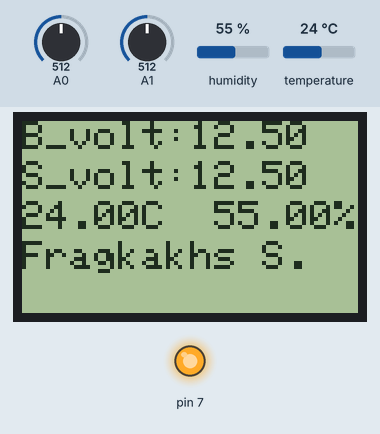
Simulated run of this sketch. Board: Arduino Uno, built with avr-gcc and run on an emulated ATmega328P. Shown: 84×48 one-colour display, output pins drawn as LEDs (lit = HIGH). The test bench sets the inputs (shaded band); at power-on: humidity 55 %, A0 = 512, A1 = 512, temperature 24 °C.

Above: at 1.3 s.
1.4 s: humidity set to 22 %
At 3.1 s:
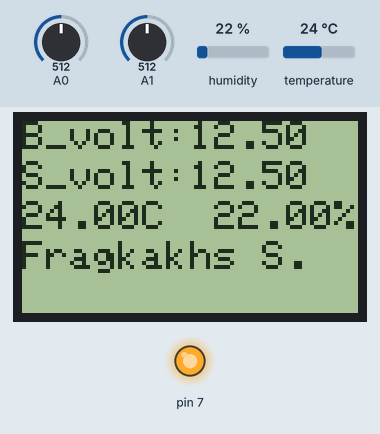
4.2 s: A0 set to 716
At 5.7 s:
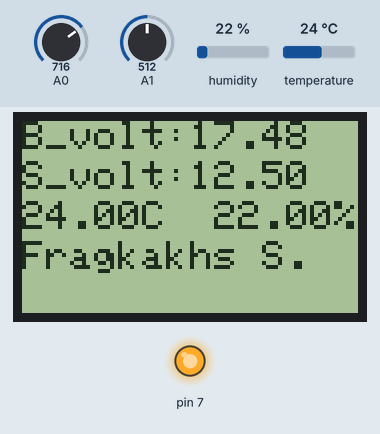
6.3 s: A1 set to 716
At 8.1 s:
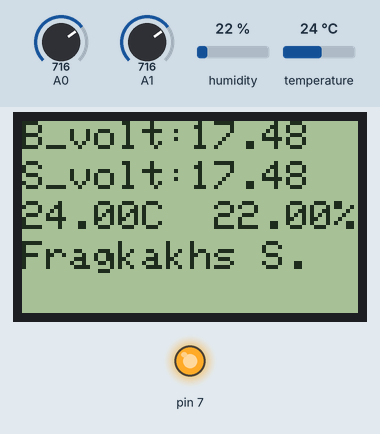
8.4 s: temperature set to 12 °C
At 9.5 s:
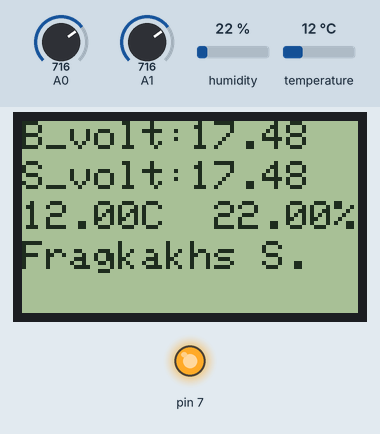
10.5 s: A0 set to 992
At 12.1 s:
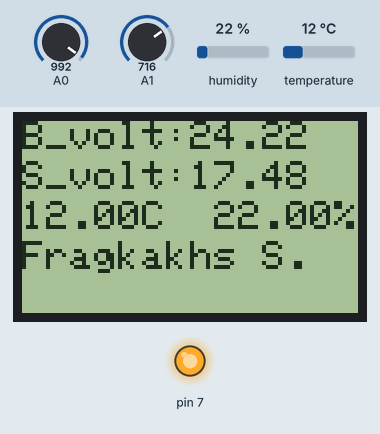
12.7 s: A1 set to 992
At 14.6 s:
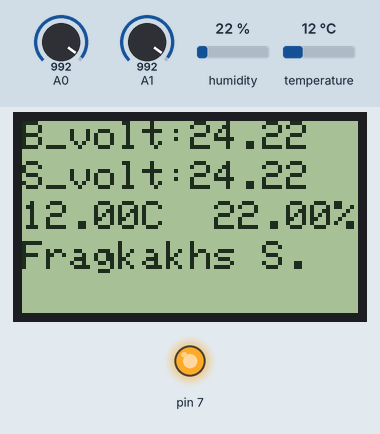
Timing chart, 0 to 15.8 s (numbered marks = the images above; inputs shaded):
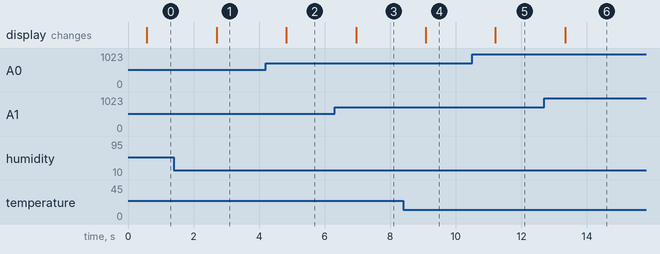

Measured:
- after the input at 1.4 s, the display: changes after 1.3 s (image 1)
- after the input at 4.2 s, the display: changes after 0.63 s (image 2)
- after the input at 6.3 s, the display: changes after 0.66 s (image 3)
- after the input at 8.4 s, the display: changes after 0.68 s (image 4)
- after the input at 10.5 s, the display: changes after 0.71 s (image 5)
- after the input at 12.7 s, the display: changes after 0.63 s (image 6)

The sketch:

solar-charge-controller.ino
```cpp
#include <Adafruit_GFX.h>
#include <Adafruit_PCD8544.h>
#include <DHT.h>

const float referenceVolts = 5.0; // the default reference on a 5-volt board const
int batteryPin = 0; // battery is connected to analog pin 0
const float referenceVolts1 = 5.0; // the default reference on a 5-volt board const
int solarPin = 1; // battery is connected to analog pin 0

float voltbattery=0;
float voltsolar=0;
Adafruit_PCD8544 display = Adafruit_PCD8544( 5, 4, 3);

float vout=0.0;
float vin=0.0;
float R1=30000.0;
float R2=7500.0;

#define DHTPIN 8                // Connect the signal pin of DHT11 sensor to digital pin 5
#define DHTTYPE DHT11
DHT dht(DHTPIN, DHTTYPE);

void setup() {
    pinMode(7,OUTPUT);
    digitalWrite(7,HIGH); //Turn Backlight ON
    //digitalWrite(7,LOW); //Turn Backlight ON
    dht.begin();

    Serial.begin(9600);
    display.begin();
}

void loop() {
  float  voltage = readVoltage(A0);
  float  voltsolar = readVoltage(A1);
  float temp = dht.readTemperature();  //dht.readTemperature();
  float humi = dht.readHumidity();     // dht.readHumidity();
  delay(500);
    display.clearDisplay();
    display.setTextSize(0.1);

    display.setTextColor(BLACK, WHITE);
    display.setCursor(0, 0);
    display.print("B_volt:");
    //display.print(voltbattery); voltage
    display.print(voltage);
    display.setCursor(0, 10);
    display.print("S_volt:");
    display.print(voltsolar);
    display.setCursor(0, 20);
    display.print(temp);
    display.print("C");
    display.print("  ");
    display.print(humi);
    display.print("%");
    display.setCursor(0, 30);
    display.print("Fragkakhs S.");
    display.display();


  //  display.drawFastHLine(0,10,83,BLACK); //gramh


  }

  void turnBacklightOn()
  {
    digitalWrite(7,LOW);
    delay(60000);
    digitalWrite(7,HIGH);
  }
  float readVoltage(double a){
      int volt = analogRead(a);// read the input
      vout = (volt *5.0) /1024.0;
      vin = vout / (R2/(R1+R2));
      return vin;
  }
```
